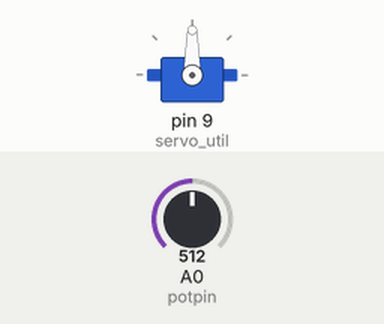
Bench run of a sketch on a simulated Arduino Uno, built with avr-gcc and run on an emulated ATmega328P. Parts: servo. The test bench sets the inputs (shaded band); at power-on: A0 (potpin) = 512.

Above: at 1.2 s.
1.3 s: A0 (potpin) set to 716
At 2.5 s:
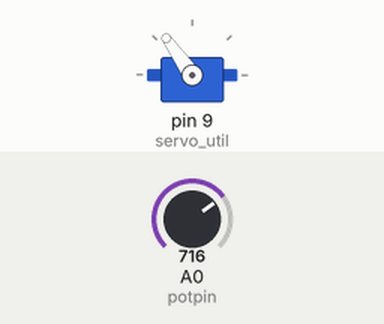
2.8 s: A0 (potpin) set to 900
At 3.5 s:
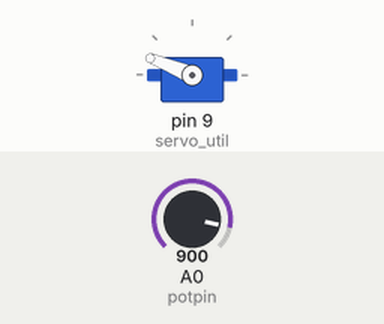
4.3 s: A0 (potpin) set to 1023
At 4.9 s:
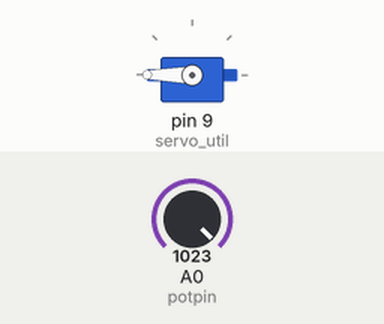
5.8 s: A0 (potpin) set to 306
At 7.0 s:
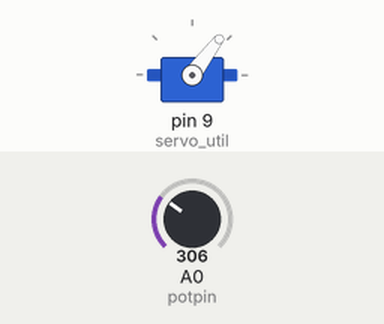
7.3 s: A0 (potpin) set to 122
At 8.4 s:
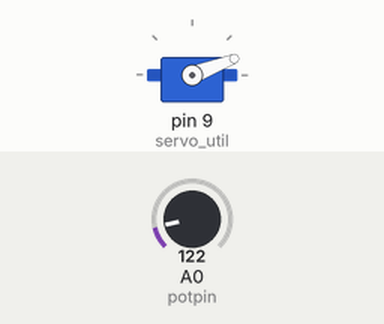
Timing chart, 0 to 9.8 s (numbered marks = the images above; inputs shaded):
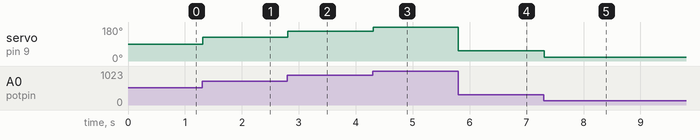

Measured:
- after the input at 1.3 s, servo on pin 9 (servo_util): 90° → 125° at once
- after the input at 2.8 s, servo on pin 9 (servo_util): 125° → 158° at once
- after the input at 4.3 s, servo on pin 9 (servo_util): 158° → 180° at once
- after the input at 5.8 s, servo on pin 9 (servo_util): 180° → 53° at once
- after the input at 7.3 s, servo on pin 9 (servo_util): 53° → 21° at once

The sketch:

knob.ino
```cpp
/* Controle das das posições de um servo motor utilizando um potenciômetro  (resistor variável).
Autor: Michal Rinott, disponível em: <http://people.interaction-ivrea.it/m.rinott>;
modificado em 8 Nov 2013 por Scott Fitzgerald disponível em: <http://www.arduino.cc/en/Tutorial/Knob>
e traduzido e adaptado por Lauany Reis disponível em: < https://www.tinkercad.com/things/cB1MYR6AqnR>. */

#include <Servo.h>

Servo servo_util; // Cria um objeto de interação
int potpin = 0; // Pino analógico utilizado para o potenciômetro
int val; // Variável para ler os valores do pino analógico

void setup()
{
	servo_util.attach(9); // Atribui o servo ao pino 9
}

void loop()
{
	val = analogRead(potpin); // Le os valores do potenciômetro  (valores entre 0 0 1023)
	val = map(val, 0, 1023, 0, 180); // Converte os valores para usá-los no servo (valores entre 0 e 180)
	servo_util.write(val); // Define a posição do servo de acordo com o valor convertido
	delay(15); // Aguarda o servo chegar na posição
}
```
